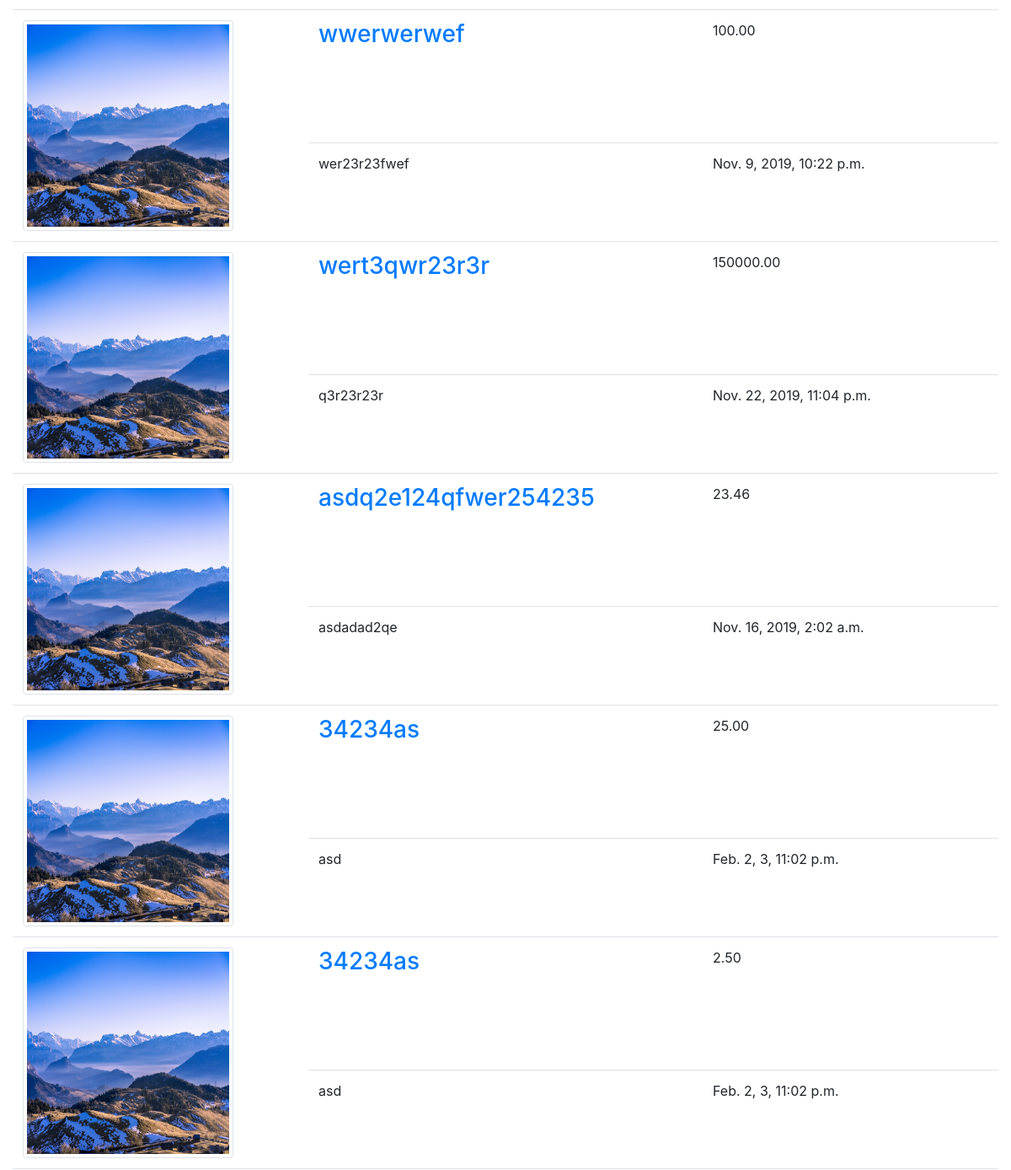
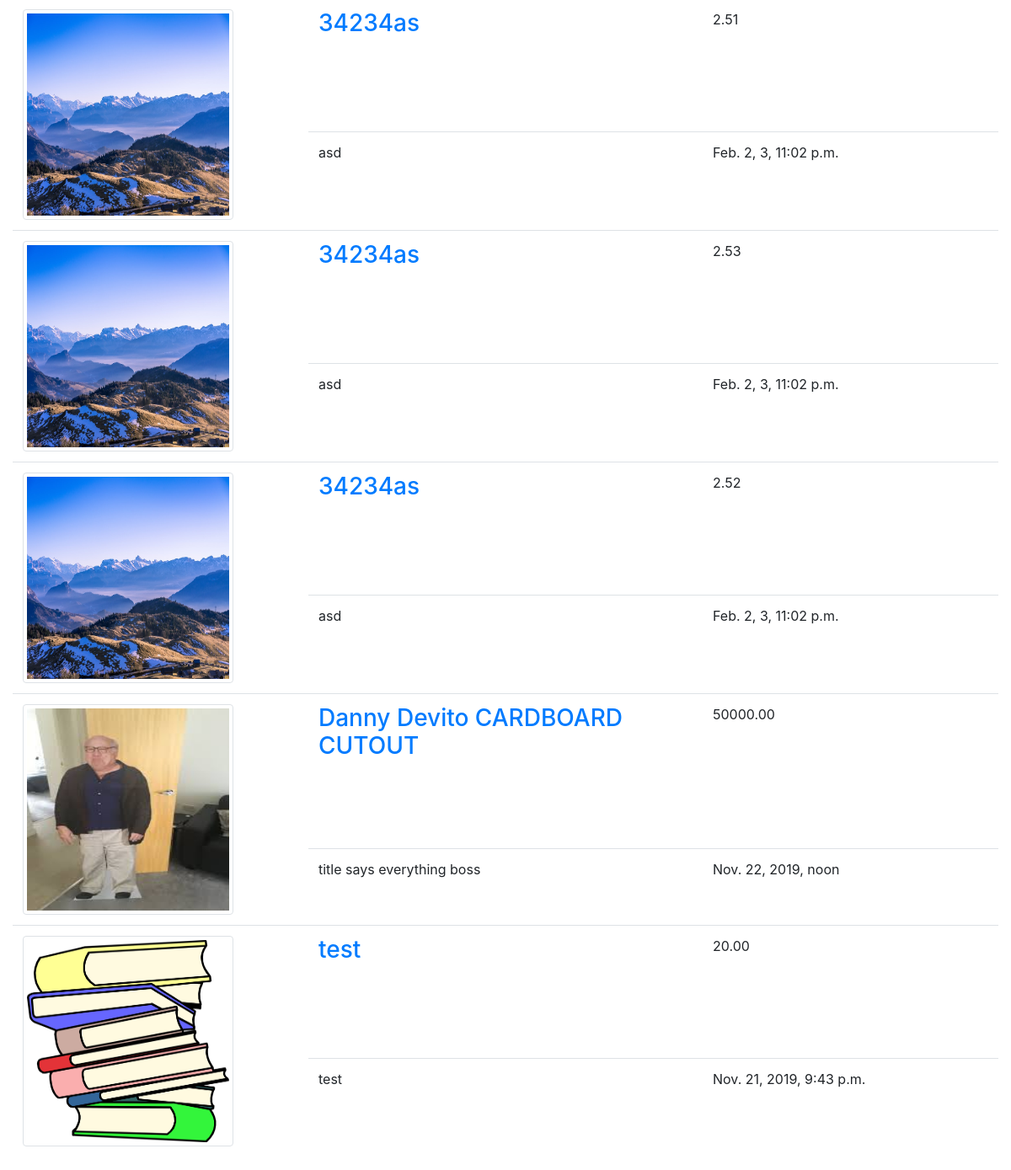
Page /auction/expired-listings/ (lower part) on the earlier database version (2 pictures, top to bottom).
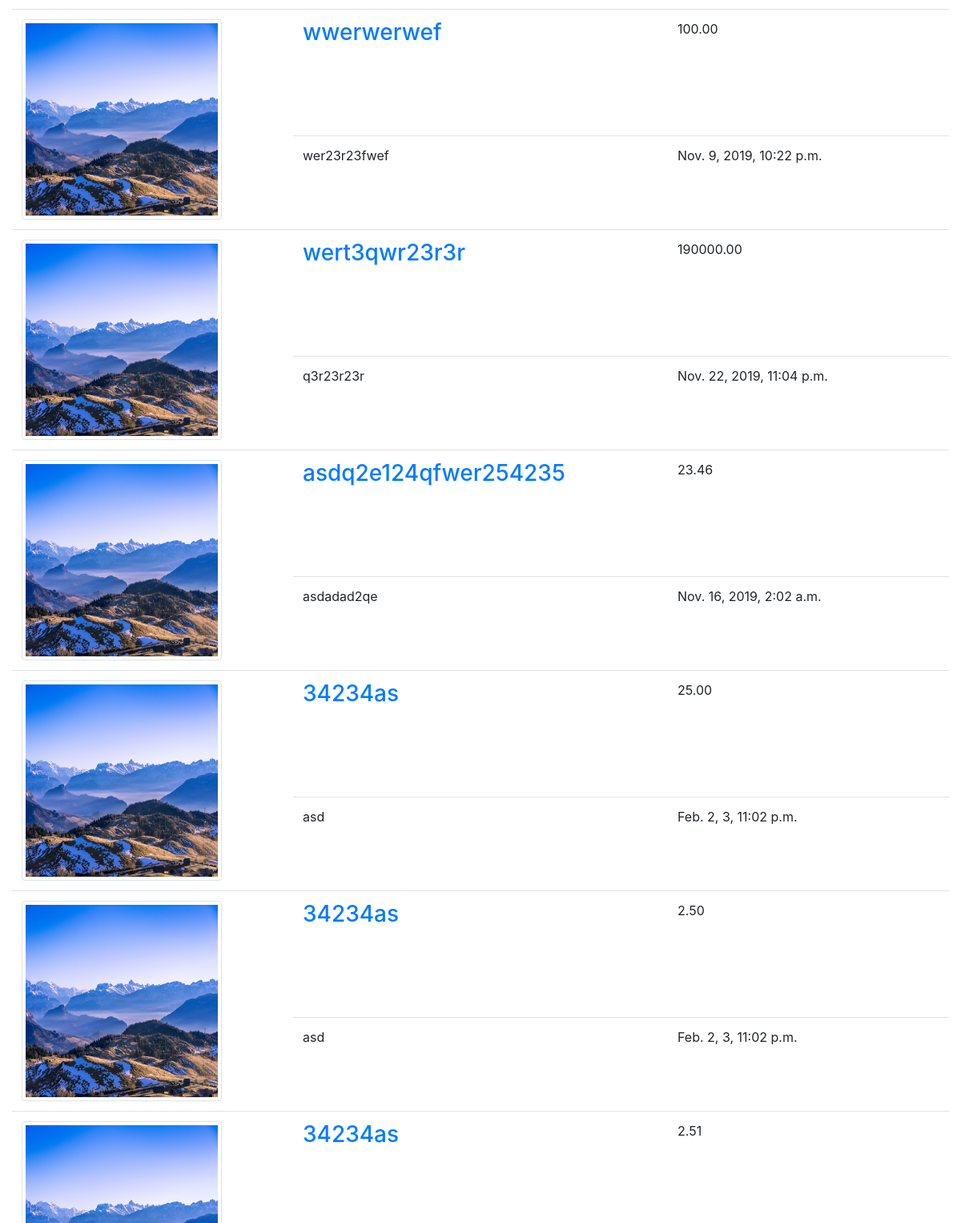
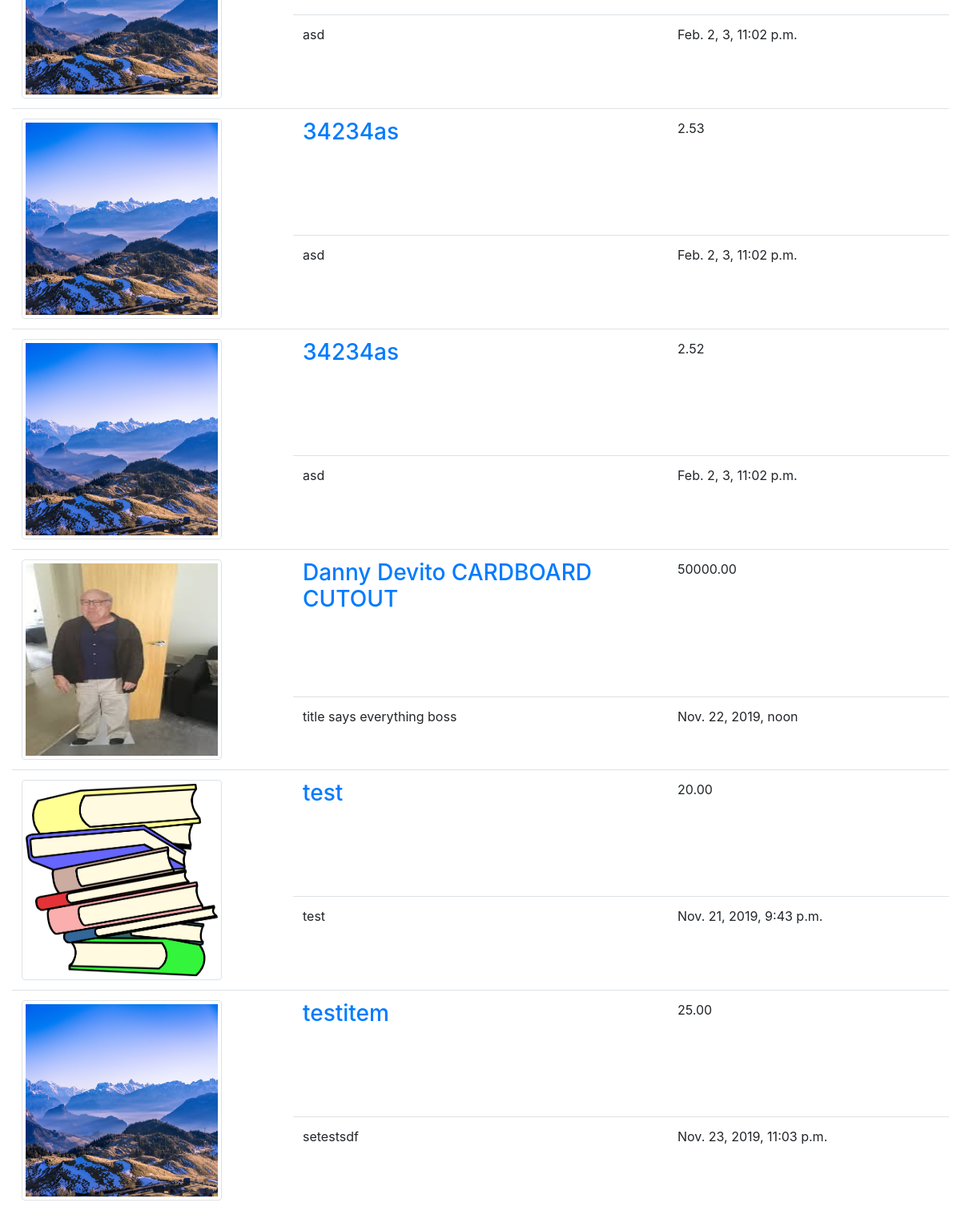
Same page on the later database version (2 pictures, top to bottom).
### auction/models.py (models this page shows)
class Item(models.Model):
    title = models.CharField(max_length=100)
    description = models.CharField(max_length=100)
    image = models.ImageField(upload_to='gallery', blank=True, null=True)
    endDateTime = models.DateTimeField(default=now, editable=True)
    userProfile = models.ForeignKey(UserProfile, on_delete=models.CASCADE)
    price = models.DecimalField(max_digits=8, decimal_places=2, default=0.99)

### auction/views.py (the view)
# urls.py: path('expired-listings/', views.expired, name='expired'),
def expired(request):
    expiredItems = Item.objects.filter(endDateTime__lt=datetime.datetime.now())
    context = {
        'items': expiredItems
    }
    return render(request, 'auction/expired.html', context)

### auction/templates/auction/expired.html (shortened to what this page needs)
{% extends "auction/index.html" %}
{% load static %}
{% block content %}
<head>
<link rel="stylesheet" type="text/css" href="{% static '/expired.css' %}"/>
</head>
<div class="container-fluid">
  <table class="table table-condensed">
    <tbody>
      {% if items %} {% for item in items %}
      <tr>
        <td width="30%" rowspan="2"><a href="{% url 'listing' item.id %}"><img src="{{ item.image.url }}" class="img-fluid img-thumbnail" id='image'></a></td>
        <td width="40%"><h3><a href="{% url 'listing' item.id %}">{{ item.title }}</a><h3></td>
        <td>{{ item.price }}</td>
      </tr>
      <tr>
        <td>{{ item.description }}</td>
        <td>{{ item.endDateTime }}</td>
      </tr>
      {% endfor %}
    </tbody>
  </table>
  {% else %}
  <p>No items currently listed</p>
  {% endif %}
</div>
{% endblock %}

Differences in the rows shown:
changed Item "wert3qwr23r3r": price "150000.00" → "190000.00"
added Item: image (picture), title "testitem", price "25.00", description "setestsdf", endDateTime "Nov. 23, 2019, 11:03 p.m."
